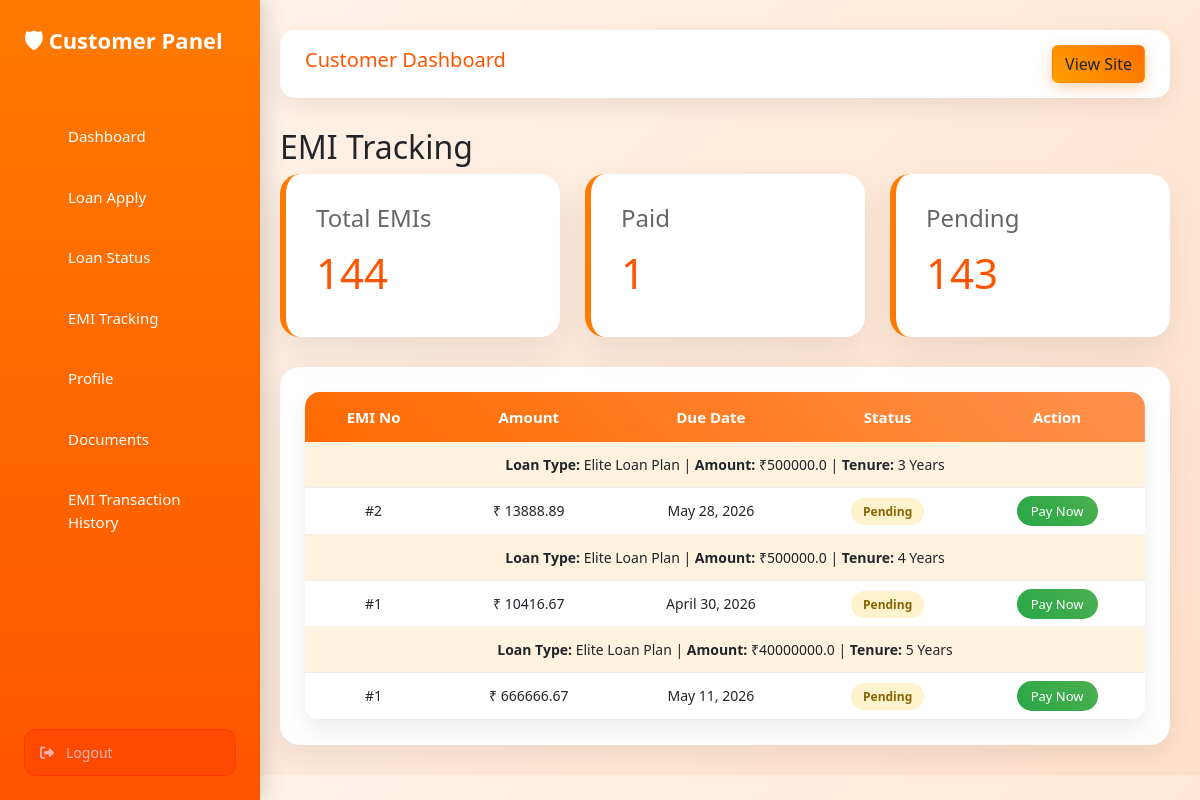
Screenshot of /customer-panel/emi-tracking/ (signed in) with the database file from the repository.
### customer/models.py (models this page shows, shortened)
class Loan(models.Model):
    STATUS = (
        ('Pending', 'Pending'),
        ('Approved', 'Approved'),
        ('Rejected', 'Rejected'),
    )
    customer = models.ForeignKey(Customer, on_delete=models.CASCADE)
    loan_head = models.ForeignKey(
        "admin_panel.LoanHead",
        on_delete=models.SET_NULL,
        null=True,
        blank=True
    )
    full_name = models.CharField(max_length=100, blank=True)
    email = models.EmailField(blank=True)
    loan_type = models.CharField(max_length=50)
    amount = models.FloatField()
    tenure = models.IntegerField()
    bank = models.CharField(max_length=100)
    mobile = models.CharField(max_length=15)
    interest_rate = models.FloatField(default=10)
    status = models.CharField(max_length=20, choices=STATUS, default='Pending')
    applied_date = models.DateTimeField(auto_now_add=True)

class EMI(models.Model):
    loan = models.ForeignKey(Loan, on_delete=models.CASCADE)
    emi_number = models.IntegerField()
    amount = models.FloatField()
    due_date = models.DateField()
    is_paid = models.BooleanField(default=False)

### customer/views.py (the view)
# urls.py: path('emi-tracking/', views.emi_tracking, name='emi_tracking'),
def emi_tracking(request):
    customer_id = request.session.get("customer_id")
    if not customer_id:
        return redirect("login")
    loans = Loan.objects.filter(customer_id=customer_id)
    loan_data = []
    for loan in loans:
        emis = EMI.objects.filter(loan=loan).order_by("emi_number")
        next_emi = emis.filter(is_paid=False).first()
        loan_data.append({
            "loan": loan,
            "next_emi": next_emi
        })
    total_emis = EMI.objects.filter(loan__in=loans).count()
    paid_emis = EMI.objects.filter(loan__in=loans, is_paid=True).count()
    pending_emis = EMI.objects.filter(loan__in=loans, is_paid=False).count()
    return render(request, "customer/emi_tracking.html", {
        "loan_data": loan_data,
        "total_emis": total_emis,
        "paid_emis": paid_emis,
        "pending_emis": pending_emis
    })

### customer/templates/customer/emi_tracking.html (shortened to what this page needs)
{% extends 'customer/base_customer.html' %}
{% block content %}
<div class="loan-head">
<h2>EMI Tracking</h2>
<div class="card-container">
    <div class="dashboard-card">
        <h4>Total EMIs</h4>
        <h1>{{ total_emis }}</h1>
    </div>
    <div class="dashboard-card">
        <h4>Paid</h4>
        <h1>{{ paid_emis }}</h1>
    </div>
    <div class="dashboard-card">
        <h4>Pending</h4>
        <h1>{{ pending_emis }}</h1>
    </div>
</div>
<div class="table-box">
<table class="emi-table">
    <thead>
        <tr>
            <th>EMI No</th>
            <th>Amount</th>
            <th>Due Date</th>
            <th>Status</th>
            <th>Action</th>
        </tr>
    </thead>
<tbody>
{% if loan_data %}
    {% for item in loan_data %}
    <tr style="background:#fff3e0;">
        <td colspan="5">
            <b>Loan Type:</b> {{ item.loan.loan_type }} |
            <b>Amount:</b> ₹{{ item.loan.amount }} |
            <b>Tenure:</b> {{ item.loan.tenure }} Years
        </td>
    </tr>
        {% if item.next_emi %}
<tr>
    <td>#{{ item.next_emi.emi_number }}</td>
    <td>₹ {{ item.next_emi.amount|floatformat:2 }}</td>
    <td>{{ item.next_emi.due_date }}</td>
    <td>
        <span class="status pending">Pending</span>
    </td>
    <td>
        <a href="{% url 'payment_page' item.next_emi.id %}" class="btn-pay">
            Pay Now
        </a>
    </td>
</tr>
{% else %}
<tr>
    <td colspan="5" style="text-align:center;">
        ✔ All EMIs Paid
    </td>
</tr>
{% endif %}
    {% endfor %}
{% else %}
<tr>
    <td colspan="5" style="text-align:center;">
        No EMI Records Found
    </td>
</tr>
{% endif %}
</tbody>
</table>
</div>
</div>
{% endblock %}

### static/css/customer.css (style rules this page uses)
* { margin: 0; padding: 0; box-sizing: border-box; font-family: 'Segoe UI', sans-serif; }
body { background: linear-gradient(135deg, #fff5eb, #ffe0cc); color: #333; }
.card-container { display: flex; gap: 25px; }
.dashboard-card { flex: 1; background: white; padding: 30px; border-radius: 20px; box-shadow: 0 15px 35px rgba(0,0,0,0.08); transition: 0.3s; border-left: 6px solid #ff7a00; }
.dashboard-card h4 { margin-bottom: 15px; font-weight: 500; color: #666; }
.dashboard-card h1 { font-size: 42px; color: #ff5500; }
.table-box { background: white; padding: 25px; border-radius: 20px; box-shadow: 0 10px 30px rgba(0,0,0,0.08); overflow-x: auto; }
.status { padding: 6px 12px; border-radius: 20px; font-size: 12px; font-weight: 600; }
.pending { background: #fff3cd; color: #ff9800; }
.table-box { background: white; padding: 25px; border-radius: 20px; box-shadow: 0 10px 30px rgba(0,0,0,0.08); margin-top: 30px; overflow-x: auto; }
.emi-table { width: 100%; border-collapse: collapse; background: #fff; border-radius: 15px; overflow: hidden; box-shadow: 0 10px 25px rgba(0,0,0,0.08); }
.emi-table thead { background: linear-gradient(45deg, #ff6a00, #ff914d); color: #fff; }
.emi-table th { padding: 14px; font-size: 15px; text-align: center; }
.emi-table td { padding: 12px; text-align: center; font-size: 14px; border-bottom: 1px solid #eee; }
.status { padding: 5px 12px; border-radius: 20px; font-size: 12px; font-weight: 600; }
.status.pending { background: #fff3cd; color: #856404; }
.btn-pay { background: linear-gradient(45deg, #28a745, #4caf50); color: white; padding: 6px 14px; border-radius: 20px; text-decoration: none; font-size: 13px; transition: 0.3s; }

### rows the page displays
Loan: loan.loan_type "Elite Loan Plan", loan.amount "500000.0", loan.tenure "3", next_emi.emi_number "2", next_emi.amount "13888.89", next_emi.due_date "May 28, 2026"
Loan: loan.loan_type "Elite Loan Plan", loan.amount "500000.0", loan.tenure "4", next_emi.emi_number "1", next_emi.amount "10416.67", next_emi.due_date "April 30, 2026"
Loan: loan.loan_type "Elite Loan Plan", loan.amount "40000000.0", loan.tenure "5", next_emi.emi_number "1", next_emi.amount "666666.67", next_emi.due_date "May 11, 2026"

### other values shown
{{ total_emis }} "144"
{{ paid_emis }} "1"
{{ pending_emis }} "143"
